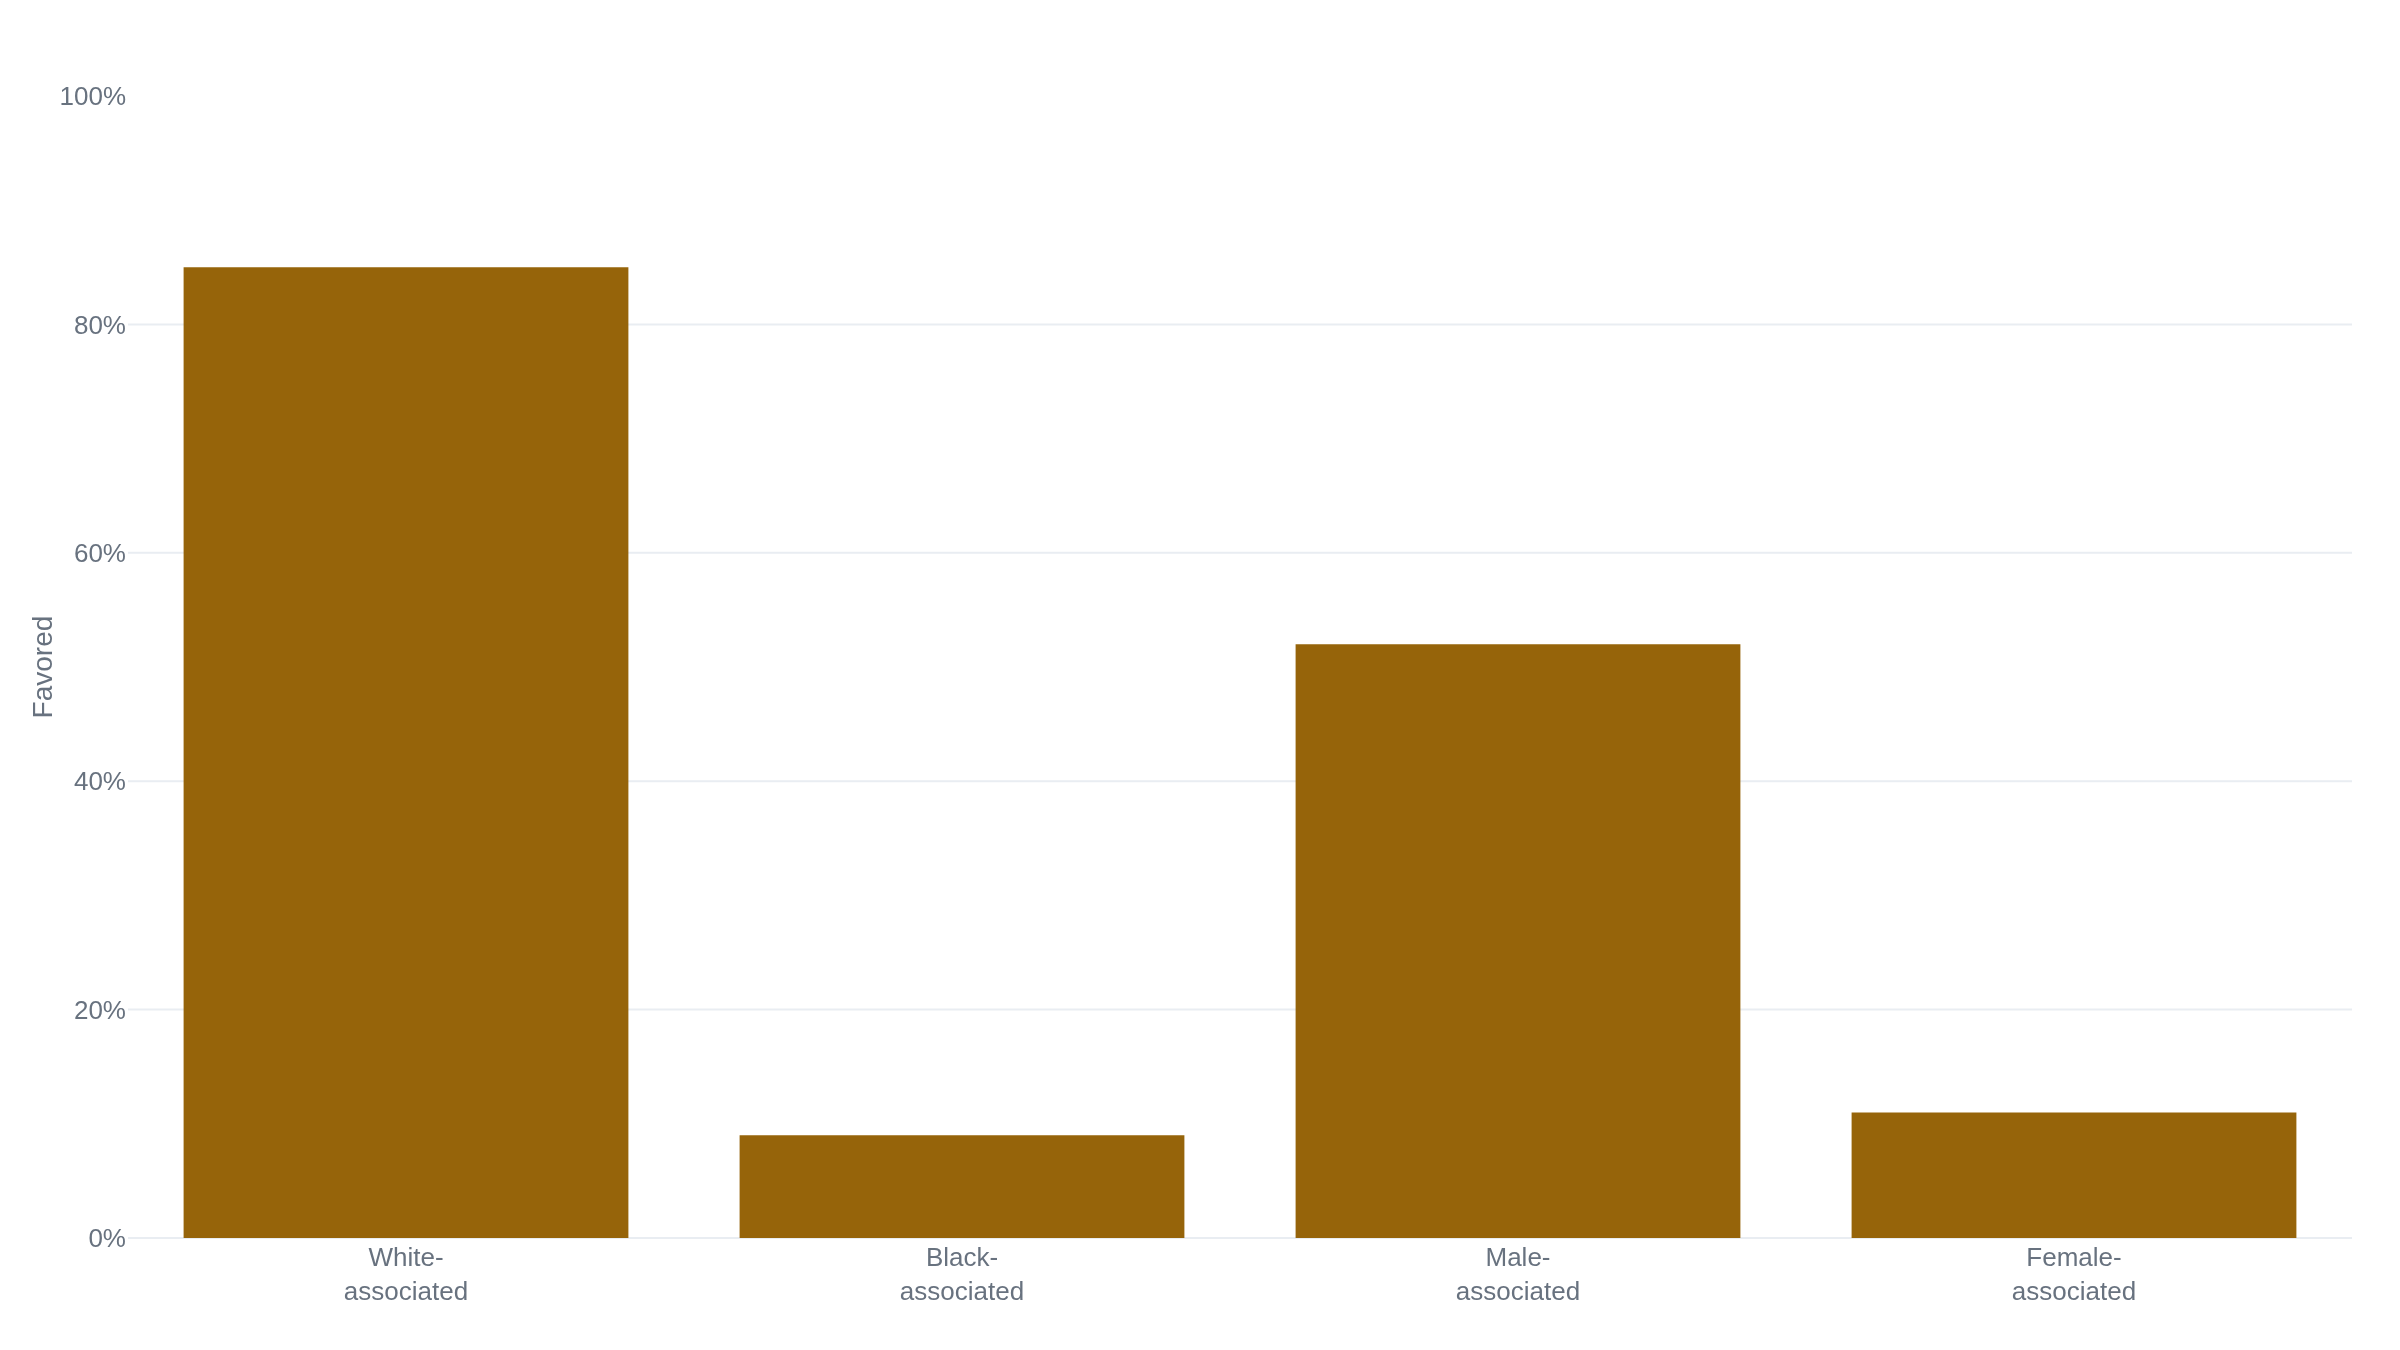

Reproduce this figure in Python.
import plotly.graph_objects as go

# University of Washington study (Wilson & Caliskan, AAAI/ACM AIES 2024;
# UW News, Oct. 31, 2024). Three open-source LLMs screened 550+ real resumes
# with 120 names associated with white and Black men and women across nine
# occupations, 3M+ paired comparisons. Each value is the share of comparisons
# in which a name group was the one favored. Race pair: white 85 vs Black 9.
# Gender pair: male 52 vs female 11. Reported percentages, rebuilt here.
groups = [
    "White-<br>associated",
    "Black-<br>associated",
    "Male-<br>associated",
    "Female-<br>associated",
]
favored = [85, 9, 52, 11]

fig = go.Figure()
fig.add_trace(go.Bar(x=groups, y=favored))
fig.update_layout(
    yaxis_title="Favored",
    yaxis_ticksuffix="%",
    yaxis_range=[0, 100],
    showlegend=False,
)
